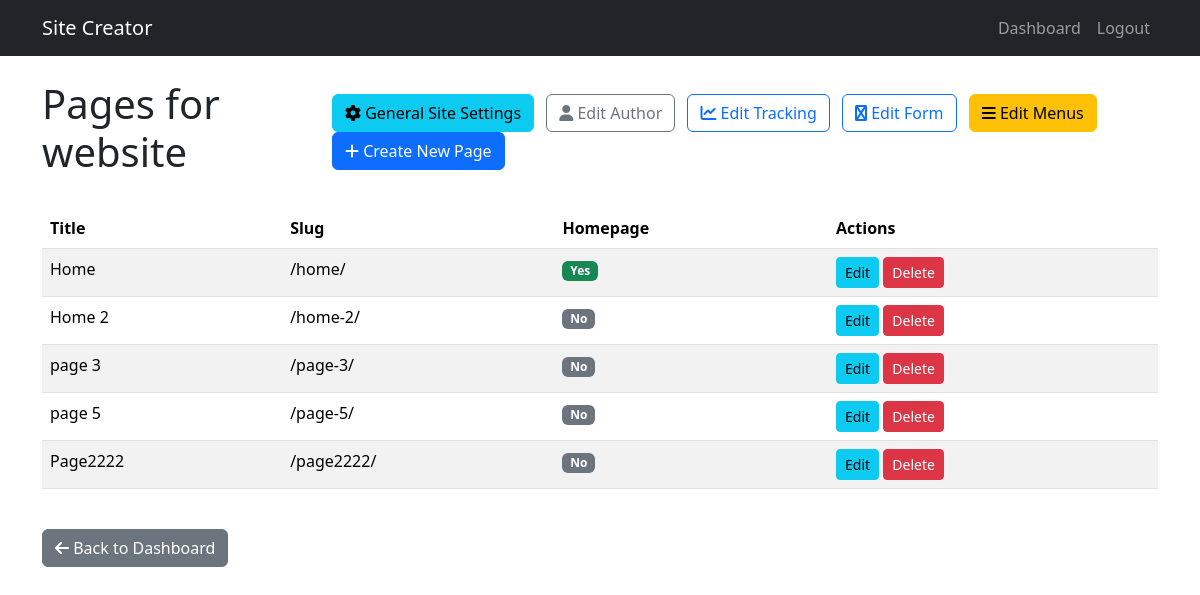
Page /pages/1/ (signed in) on the committed database.
### websites/models.py (models this page shows, shortened)
class Website(models.Model):
    name = models.CharField(max_length=100)
    domain = models.CharField(max_length=100)
    phone_number_display = models.CharField(max_length=100, help_text='Visible text for phone number')
    phone_number_link = models.CharField(max_length=30, help_text='Actual phone number for tel: link (with country code)')
    robots_txt = models.TextField(blank=True ,default='User-agent: *\nAllow: /' )
    github_repo = models.URLField(blank=True)
    is_public_repo = models.BooleanField(default=False)
    owner = models.ForeignKey(User, on_delete=models.CASCADE)
    created_at = models.DateTimeField(auto_now_add=True)
    updated_at = models.DateTimeField(auto_now=True)
    logo = models.ImageField(upload_to='websites/', blank=True, null=True)
    favicon = models.ImageField(upload_to='websites/', blank=True, null=True)
    heading_background_image = models.ImageField(upload_to='websites/', blank=True, null=True)
    footer_phone_cta = models.CharField(max_length=200, blank=True, null=True)
    footer_legal_disclaimer = models.TextField(blank=True, null=True)
    social_media_box = models.TextField(blank=True, null=True)
    google_search_console_tag = models.TextField(blank=True, null=True)
    google_tag = models.TextField(blank=True, null=True)
    meta_facebook_pixel = models.TextField(blank=True, null=True)
    google_analytics = models.TextField(blank=True, null=True)
    form_cta1 = models.CharField(max_length=200, default='FREE INSTANT QUOTE!')
    form_cta2 = models.CharField(max_length=200, default='*plus FREE bonus coupon*')
    form_question1 = models.CharField(max_length=200, default='What service do you need?')
    form_question2 = models.CharField(max_length=200, default='How many square feet?')
    form_options1 = models.TextField(blank=True, null=True ,default='page1\npage2\npage3')
    form_options2 = models.TextField(blank=True, null=True, default='Less than 300\nBetween 300-500\nMore than 500')
    form_quote_button = models.CharField(max_length=100, default='Get Quote!')
    form_name_label = models.CharField(max_length=100, default='Name')
    form_phone_label = models.CharField(max_length=100, default='Phone Number')
    form_email_label = models.CharField(max_length=100, default='Email')
    global_schema_default = '''{ "@context": "https://schema.org", "@type": "LocalBusiness", "name": "[Your Business Name]", "url": "[Your Website URL]", "telephone": "[Your Single Phone Number]", "priceRange": "[e.g., $$ or a description like 'Affordable', 'Competitive Pricing']", "image": "https://www.quora.com/ ##Can-you-explain-the-differences-between-a-brand-an-image-a-logo-and-a-symbol", "description": "[A brief description of your business and services]", "address": { "@type": "PostalAddress", "streetAddress": "[Your Street Address - even if clients don't visit, this is for Google's understanding of your base]", "addressLocality": "[Your Main City]", "addressRegion": "[Your State/Province]", "postalCode": "[Your Postal Code]", "addressCountry": "[Your Country]" }, "openingHoursSpecification": { "@type": "OpeningHoursSpecification", "dayOfWeek": [ "Monday", "Tuesday", "Wednesday", "Thursday", "Friday", "Saturday", "Sunday" ], "opens": "[Your Opening Time, e.g., 09:00]", "closes": "[Your Closing Time, e.g., 17:00]" }, "areaServed": [ { "@type": "State", "name": "[Your State/Province]" }, { "@type": "City", "name": "[Your Main City]" }, { "@type": "City", "name": "[Surrounding City 1]" }, { "@type": "City", "name": "[Surrounding City 2]" } ] }'''
    global_seo_schema = models.TextField(blank=True, null=True, default=global_schema_default, help_text='Global SEO schema (JSON-LD or other) to be included on every page.')
    header_box_color = models.CharField(max_length=32, default='#14808a', help_text='Header Text Background Box color (CSS hex)')
    phone_banner_bg_color = models.CharField(max_length=32, default='#174d78', help_text='Phone banner background color (CSS hex)')
    contact_box_color = models.CharField(max_length=32, default='#1e3a8a', help_text='Contact Box color (CSS hex)')
    author = models.OneToOneField('Author', on_delete=models.SET_NULL, null=True, blank=True, related_name='website')

class Page(models.Model):
    website = models.ForeignKey(Website, on_delete=models.CASCADE, related_name='pages')
    title = models.CharField(max_length=100)
    content = RichTextField()
    slug = models.CharField(max_length=100)
    is_homepage = models.BooleanField(default=False)
    nofollow_document = models.BooleanField(default=False, help_text='If True, all links to this page will have rel="nofollow".')
    meta_description = models.TextField(max_length=160, blank=True, null=True, help_text='SEO meta description (max 160 characters)')
    created_at = models.DateTimeField(auto_now_add=True)
    updated_at = models.DateTimeField(auto_now=True)
    date_published = models.DateTimeField(null=True, blank=True, help_text='Date when the page was published')
    date_modified = models.DateTimeField(null=True, blank=True, help_text='Date when the page was last modified')
    breadcrumb = models.JSONField(editable=False, null=True, blank=True)  # auto-generated, not user-editable
    class Meta:
        unique_together = ('website', 'slug')

### websites/views.py (the view)
# urls.py: path('pages/<int:website_id>/', views.manage_pages, name='manage_pages'),
@login_required
def manage_pages(request, website_id):
    website = get_object_or_404(Website, id=website_id, owner=request.user)
    pages = website.pages.all()
    nofollow_urls = [f'/{p.slug}' for p in website.pages.filter(nofollow_document=True)]
    return render(request, 'websites/manage_pages.html', {'website': website, 'pages': pages, 'nofollow_urls': nofollow_urls})

### site_creator/context_processors.py (called while the page is built)
def is_search_bot(request):
    user_agent = request.META.get('HTTP_USER_AGENT', '').lower()
    return {
        'is_search_bot': 'googlebot' in user_agent or 'bingbot' in user_agent
    }

### templates/websites/manage_pages.html (shortened to what this page needs)
{% extends 'base.html' %}
{% block content %}
<div class="d-flex justify-content-between align-items-center mb-4">
    <h1>Pages for {{ website.domain }}</h1>
    <div>
        <a href="{% url 'edit_site_settings' website.id %}" class="btn btn-info me-2">
            <i class="fas fa-cog"></i> General Site Settings
        </a>
        <a href="{% url 'edit_author' website.id %}" class="btn btn-outline-secondary me-2">
            <i class="fas fa-user"></i> Edit Author
        </a>
        <a href="{% url 'tracking_settings' website.id %}" class="btn btn-outline-primary me-2">
            <i class="fas fa-chart-line"></i> Edit Tracking
        </a>
        <a href="{% url 'form_settings' website.id %}" class="btn btn-outline-primary me-2">
            <i class="fas fa-wpforms"></i> Edit Form
        </a>
        <a href="{% url 'edit_menus' website.id %}" class="btn btn-warning me-2">
            <i class="fas fa-bars"></i> Edit Menus
        </a>
        <a href="{% url 'create_page' website.id %}" class="btn btn-primary">
            <i class="fas fa-plus"></i> Create New Page
        </a>
    </div>
</div>
{% if pages %}
    <div class="table-responsive">
        <table class="table table-striped">
            <thead>
                <tr>
                    <th>Title</th>
                    <th>Slug</th>
                    <th>Homepage</th>
                    <th>Actions</th>
                </tr>
            </thead>
            <tbody>
                {% for page in pages %}
                    <tr>
                        <td>{{ page.title }}</td>
                        <td>/{{ page.slug }}/</td>
                        <td>
                            {% if page.is_homepage %}
                                <span class="badge bg-success">Yes</span>
                            {% else %}
                                <span class="badge bg-secondary">No</span>
                            {% endif %}
                        </td>
                        <td>
                            <a href="{% url 'edit_page' website.id page.id %}" class="btn btn-sm btn-info">Edit</a>
                            <a href="{% url 'delete_page' website.id page.id %}" class="btn btn-sm btn-danger" onclick="return confirm('Are you sure you want to delete this page?');">Delete</a>
                        </td>
                    </tr>
                {% endfor %}
            </tbody>
        </table>
    </div>
{% else %}
    <div class="alert alert-info">
        No pages created yet. Click the "Create New Page" button to get started!
    </div>
{% endif %}
<div class="mt-4">
    <a href="{% url 'dashboard' %}" class="btn btn-secondary">
        <i class="fas fa-arrow-left"></i> Back to Dashboard
    </a>
</div>
{% endblock %}

### templates/base.html (shortened to what this page needs)
{% load static %}
<!DOCTYPE html>
<html lang="en">
<head>
    <link href="https://cdnjs.cloudflare.com/ajax/libs/font-awesome/6.0.0/css/all.min.css" rel="stylesheet">
    <link href="https://cdn.jsdelivr.net/npm/bootstrap@5.3.3/dist/css/bootstrap.min.css" rel="stylesheet">
</head>
<body>
    <nav class="navbar navbar-expand-lg navbar-dark bg-dark">
        <div class="container">
            <a class="navbar-brand" href="{% url 'dashboard' %}">Site Creator</a>
            <div class="collapse navbar-collapse" id="navbarNav">
                <ul class="navbar-nav ms-auto">
                    {% if user.is_authenticated %}
                        <li class="nav-item">
                            <a class="nav-link" href="{% url 'dashboard' %}">Dashboard</a>
                        </li>
                        <li class="nav-item">
                            <a class="nav-link" href="{% url 'account_logout' %}">Logout</a>
                        </li>
                    {% endif %}
                </ul>
            </div>
        </div>
    </nav>
    <div class="container mt-4" id="main-content">
        {% block content %}
        {% endblock %}
    </div>
</body>
</html>

### rows in the picture
Website: domain "website"
Page: title "Home", slug "home", is_homepage "Yes"
Page: title "Home 2", slug "home-2", is_homepage "No"
Page: title "page 3", slug "page-3", is_homepage "No"
Page: title "page 5", slug "page-5", is_homepage "No"
Page: title "Page2222", slug "page2222", is_homepage "No"
